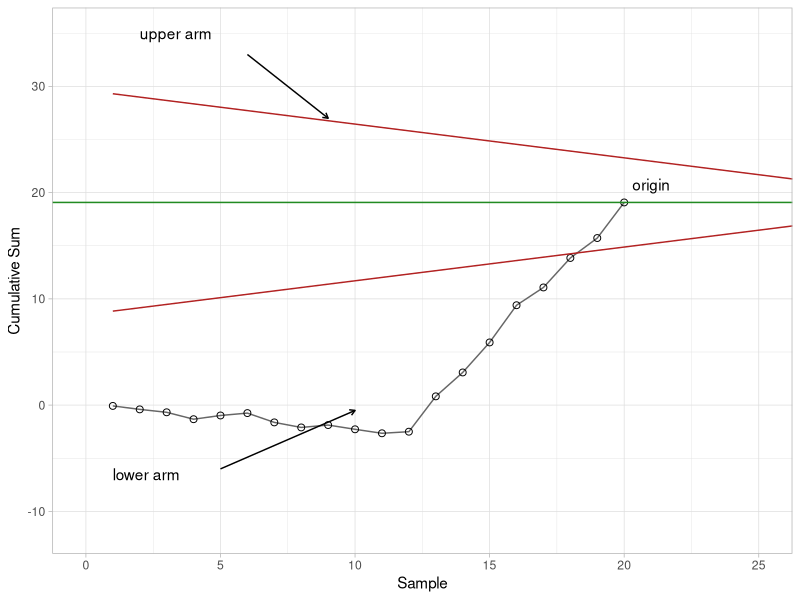
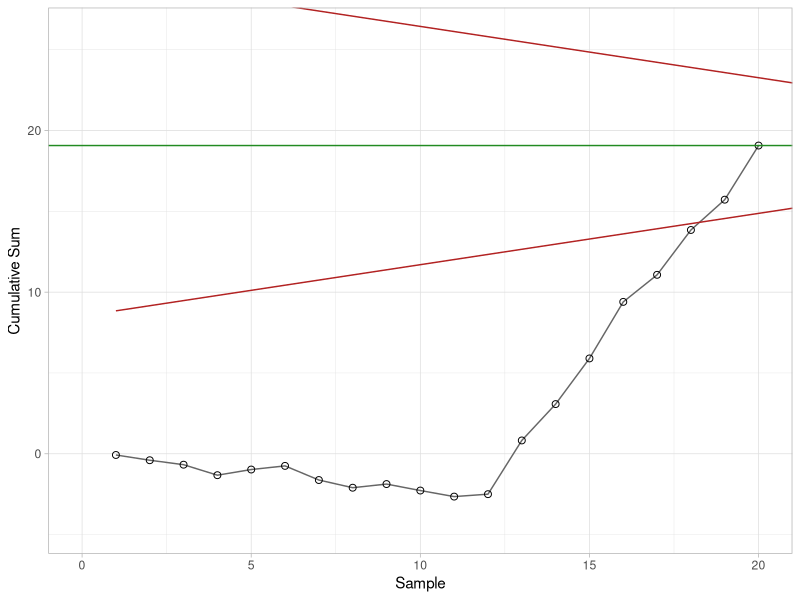
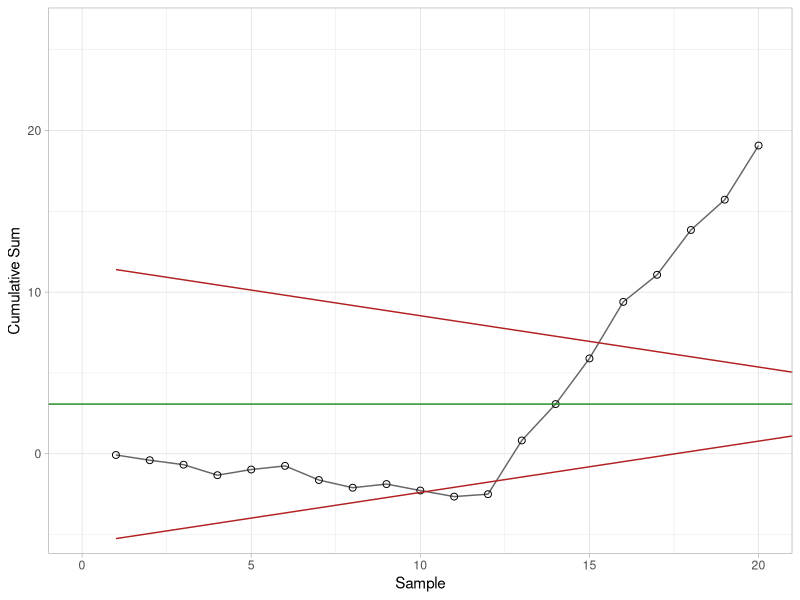

R code for these plots, in order:
## ---- chunk 1
#| label: setup-cusum
#| include: false
library(tidyverse)

flow <- c(
  324.925, 324.675, 324.725, 324.350, 325.350, 325.225, 324.125, 324.525,
  325.225, 324.600, 324.625, 325.150, 328.325, 327.250, 327.825, 328.500,
  326.675, 327.775, 326.875, 328.350
)
mu0 <- 325
k <- 0.3175
h <- 4.1959
d <- h / k

cusum_tbl <- tibble(group = seq_along(flow), x = flow) |>
  mutate(
    x_minus_mu = x - mu0,
    hi_term = x - mu0 - k,
    lo_term = mu0 - k - x
  )
Shi <- Slo <- numeric(nrow(cusum_tbl))
for (i in seq_len(nrow(cusum_tbl))) {
  prev_hi <- if (i == 1) 0 else Shi[i - 1]
  prev_lo <- if (i == 1) 0 else Slo[i - 1]
  Shi[i] <- max(0, prev_hi + cusum_tbl$hi_term[i])
  Slo[i] <- max(0, prev_lo + cusum_tbl$lo_term[i])
}
cusum_tbl <- cusum_tbl |>
  mutate(Shi = Shi, Slo = Slo, S = cumsum(x_minus_mu))

v_mask_plot <- function(origin_i) {
  S0 <- cusum_tbl$S[origin_i]
  vertex_x <- origin_i + d
  xmax <- max(cusum_tbl$group)
  upper <- tibble(group = c(1, vertex_x)) |> mutate(S = S0 + k * (vertex_x - group))
  lower <- tibble(group = c(1, vertex_x)) |> mutate(S = S0 - k * (vertex_x - group))

  ggplot(cusum_tbl, aes(group, S)) +
    geom_line(color = "grey40") +
    geom_point(shape = 1, size = 2) +
    geom_line(data = upper, aes(group, S), color = "firebrick") +
    geom_line(data = lower, aes(group, S), color = "firebrick") +
    geom_hline(yintercept = S0, color = "forestgreen") +
    coord_cartesian(xlim = c(0, xmax), ylim = range(cusum_tbl$S) + c(-2, 7)) +
    labs(x = "Sample", y = "Cumulative Sum") +
    theme_light()
}
## ---- chunk 2
#| label: fig-pmc-323-v-mask-demo
#| fig-cap: "Cusum chart with V-Mask showing out of control point"
#| code-fold: true
v_mask_plot(20) +
  annotate("text", x = 2, y = 35, label = "upper arm", hjust = 0) +
  annotate("segment", x = 6, xend = 9, y = 33, yend = 27, arrow = arrow(length = unit(0.15, "cm"))) +
  annotate("text", x = 1, y = -6.5, label = "lower arm", hjust = 0) +
  annotate("segment", x = 5, xend = 10, y = -6, yend = -0.5, arrow = arrow(length = unit(0.15, "cm"))) +
  annotate("text", x = 20.3, y = 19.08, label = "origin", hjust = 0, vjust = -1) +
  coord_cartesian(xlim = c(0, 25), ylim = range(cusum_tbl$S) + c(-9, 16))
## ---- chunk 3
#| label: tbl-pmc-323-raw-data
#| tbl-cap: "20 sample means used in the V-Mask example"
#| code-fold: true
#| echo: false
matrix(flow, ncol = 5, byrow = TRUE) |>
  as.data.frame() |>
  setNames(rep("", 5)) |>
  knitr::kable()
## ---- chunk 4
#| label: fig-pmc-323-v-mask-last
#| fig-cap: "CUSUM chart with V-Mask"
#| code-fold: true
v_mask_plot(20)
## ---- chunk 5
#| label: fig-pmc-323-v-mask-point14
#| fig-cap: "CUSUM chart after moving V-Mask to first out of control point"
#| code-fold: true
v_mask_plot(14)
## ---- chunk 6
#| label: tbl-pmc-323-cusum-table
#| tbl-cap: "Tabular CUSUM for the V-Mask example; * marks an out-of-control signal"
#| code-fold: true
cusum_tbl |>
  mutate(
    Shi_flag = ifelse(Shi > h, sprintf("%.2f*", Shi), sprintf("%.2f", Shi)),
    Slo_flag = sprintf("%.2f", Slo)
  ) |>
  transmute(
    Group = group,
    x = sprintf("%.2f", x),
    `x - 325` = sprintf("%.2f", x_minus_mu),
    `x - 325 - k` = sprintf("%.2f", hi_term),
    S_hi = Shi_flag,
    `325 - k - x` = sprintf("%.2f", lo_term),
    S_lo = Slo_flag,
    CUSUM = sprintf("%.2f", S)
  ) |>
  knitr::kable(align = "r")
